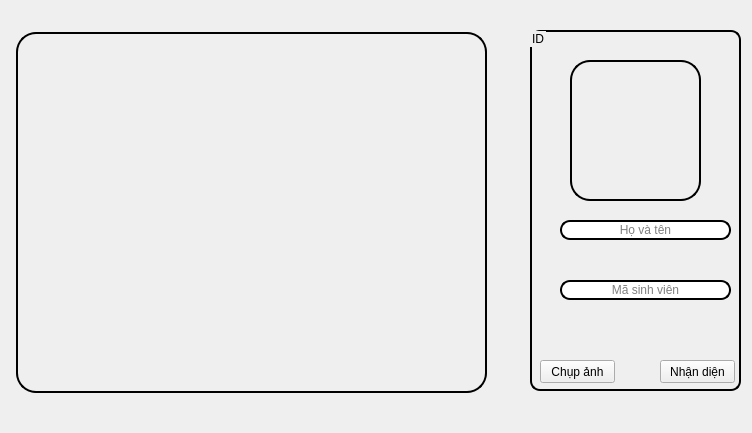
<?xml version="1.0" encoding="UTF-8"?>
<ui version="4.0">
 <class>MainWindow</class>
 <widget class="QMainWindow" name="MainWindow">
  <property name="geometry">
   <rect>
    <x>0</x>
    <y>0</y>
    <width>752</width>
    <height>433</height>
   </rect>
  </property>
  <property name="windowTitle">
   <string>Face Recognition</string>
  </property>
  <widget class="QWidget" name="centralwidget">
   <widget class="QGroupBox" name="groupBox">
    <property name="geometry">
     <rect>
      <x>530</x>
      <y>30</y>
      <width>211</width>
      <height>361</height>
     </rect>
    </property>
    <property name="styleSheet">
     <string notr="true">QGroupBox {
	border-radius: 10px;
	border: 2px solid black;
}</string>
    </property>
    <property name="title">
     <string>ID</string>
    </property>
    <widget class="QPushButton" name="pushButton">
     <property name="geometry">
      <rect>
       <x>10</x>
       <y>330</y>
       <width>75</width>
       <height>23</height>
      </rect>
     </property>
     <property name="text">
      <string>Chụp ảnh</string>
     </property>
    </widget>
    <widget class="QPushButton" name="pushButton_2">
     <property name="geometry">
      <rect>
       <x>130</x>
       <y>330</y>
       <width>75</width>
       <height>23</height>
      </rect>
     </property>
     <property name="text">
      <string>Nhận diện</string>
     </property>
    </widget>
    <widget class="QLabel" name="label">
     <property name="geometry">
      <rect>
       <x>40</x>
       <y>30</y>
       <width>131</width>
       <height>141</height>
      </rect>
     </property>
     <property name="styleSheet">
      <string notr="true">QLabel {
	border-radius: 20px;
	border: 2px solid black;
}</string>
     </property>
     <property name="frameShape">
      <enum>QFrame::Panel</enum>
     </property>
     <property name="text">
      <string/>
     </property>
     <property name="pixmap">
      <pixmap>../faces/avatar.png</pixmap>
     </property>
     <property name="scaledContents">
      <bool>true</bool>
     </property>
    </widget>
    <widget class="QLineEdit" name="lineEdit">
     <property name="geometry">
      <rect>
       <x>30</x>
       <y>190</y>
       <width>171</width>
       <height>20</height>
      </rect>
     </property>
     <property name="styleSheet">
      <string notr="true">QLineEdit {
	font: 75 italic 12pt &quot;Segoe UI&quot;;
	border-radius: 10px;
	border: 2px solid black;
}
</string>
     </property>
     <property name="alignment">
      <set>Qt::AlignCenter</set>
     </property>
     <property name="readOnly">
      <bool>false</bool>
     </property>
     <property name="placeholderText">
      <string>Họ và tên</string>
     </property>
     <property name="clearButtonEnabled">
      <bool>false</bool>
     </property>
    </widget>
    <widget class="QLineEdit" name="lineEdit_2">
     <property name="geometry">
      <rect>
       <x>30</x>
       <y>250</y>
       <width>171</width>
       <height>20</height>
      </rect>
     </property>
     <property name="styleSheet">
      <string notr="true">QLineEdit {
	font: 75 italic 12pt &quot;Segoe UI&quot;;
	border-radius: 10px;
	border: 2px solid black;
}
</string>
     </property>
     <property name="alignment">
      <set>Qt::AlignCenter</set>
     </property>
     <property name="placeholderText">
      <string>Mã sinh viên</string>
     </property>
    </widget>
   </widget>
   <widget class="QLabel" name="label_2">
    <property name="geometry">
     <rect>
      <x>16</x>
      <y>32</y>
      <width>471</width>
      <height>361</height>
     </rect>
    </property>
    <property name="styleSheet">
     <string notr="true">QLabel {
	border-radius: 20px;
	border: 2px solid black;
}</string>
    </property>
    <property name="text">
     <string/>
    </property>
   </widget>
  </widget>
 </widget>
 <resources/>
 <connections/>
</ui>
